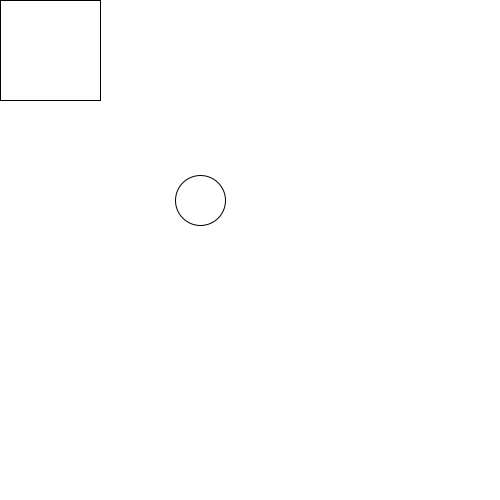
Frame 1 (no input)
Frame 60 (the mouse pressed at the canvas centre just before this capture): identical to frame 1, image omitted
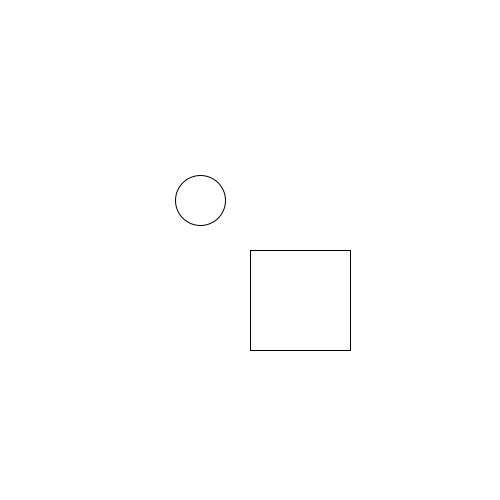
Frame 120 (the mouse held since frame 60 and released just before this capture)

The Processing sketch that drew these frames (run headless with seeded random() and noise(); from frame 60 on, the mouse is pressed at the canvas centre):

// Processing sketch: hello_world
// ── hello_world.pde
void setup(){
    size(500,500);
    print("hello world");
}

void draw(){
    background(255);
    rect(mouseX,mouseY,100, 100);
    ellipse(200, 200, 50, 50);
}
